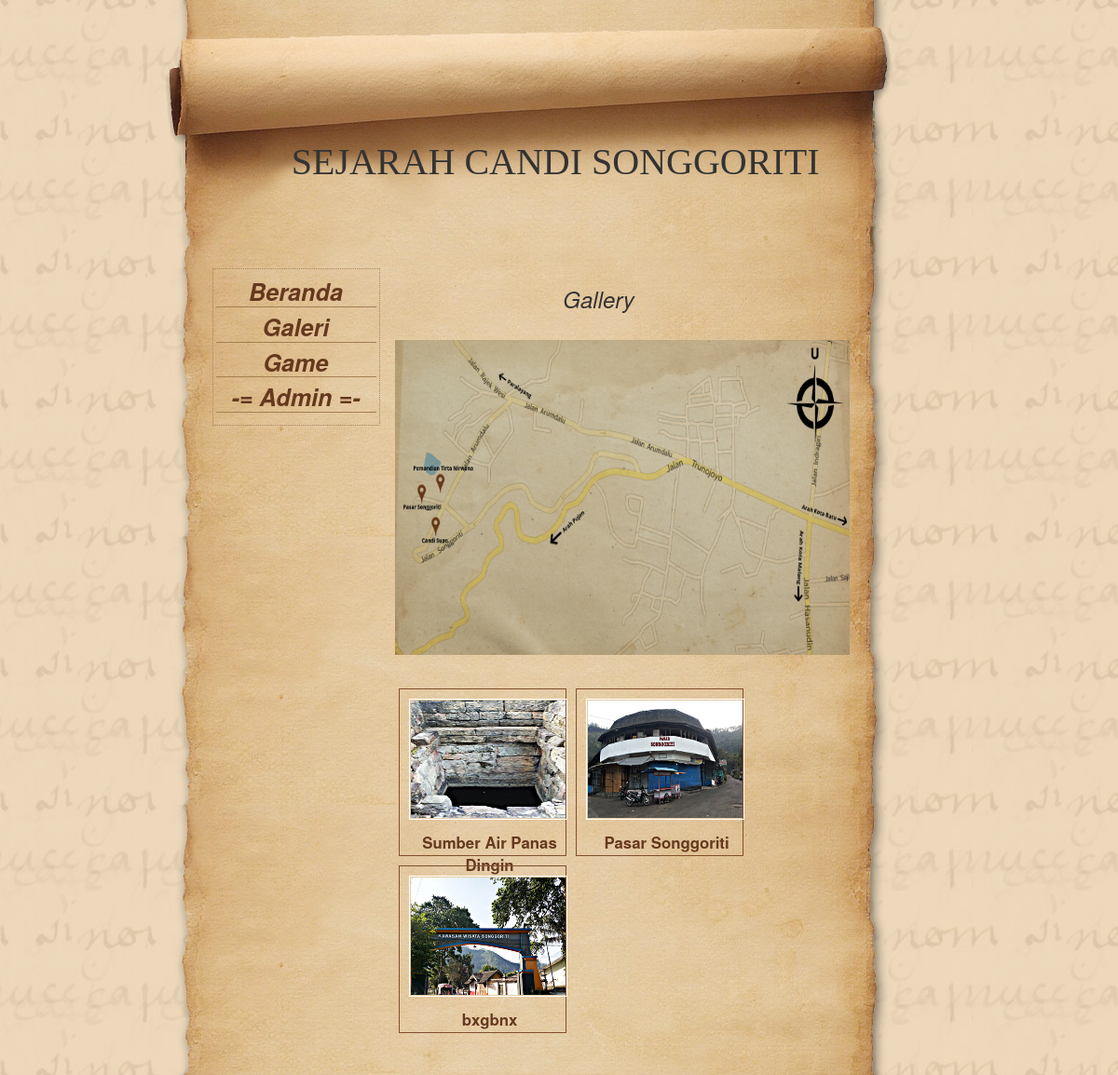
Screenshot of /index.php/home/gallery with the database file from the repository.
### tables this page shows
CREATE TABLE `gallery` (
  `id_photo` int(11) NOT NULL,
  `photo` varchar(200) NOT NULL,
  `description` varchar(30) NOT NULL
);

### application/controllers/Home.php (called while the page is built, shortened)
<?php
class Home extends CI_Controller
{
    public function gallery()
    {
        $data['list'] = $this->Gallery_model->get();
        $this->load->view('gallery',$data);
    }
}
?>

### index.php (called while the page is built, shortened)
<?php
require_once BASEPATH.'core/CodeIgniter.php';

### application/models/Gallery_model.php (called while the page is built, shortened)
<?php
class Gallery_model extends CI_Model
{
    public function get()
    { return $this->db->get('gallery')->result(); }
}
?>

### application/views/gallery.php (the view, shortened to what this page needs)
<?php include('header.php') ?>
    <div id="content">
        <h3>Gallery</h3>
        <p><a target="_blank" href="<?php echo base_url('assets/')?>images/Mapssupo.png">
        <img src="<?php echo base_url('assets/')?>images/Mapssupo.png" width="490" height="340"></a></p>
    <?php foreach ($list as $l) { ?>
    <div class="img">
        <a target="_blank" href="<?php echo base_url('assets/foto/'.$l->photo)?>">
            <img src="<?php echo base_url('assets/foto/'.$l->photo)?>" alt="Candi Supo" width="170" height="130">
        </a>
        <div class="desc" ><?php echo $l->description ?></div>
    </div>
    <?php } ?>
    </div>
    <div id="footer"></div>
</div>
</body>
</center>
</html>

### assets/css/style.css (style rules this page uses)
* { margin: 0; padding: 0; }
body { background-image: url(../images/body.jpg); font-family: Georgia, "Times New Roman", Times, serif; font-size: 62.5%; }
#content { padding-right: 180px; margin-left: 265px; }
#footer { padding: 20px; clear: both; }
p { padding-top: 20px; padding-bottom: 20px; color: #814F2C; font-size:16px; }
h3 { font-family:BlackChancery, sans-serif, serif; font-size: 1.8em; font-style: italic; color: #926B4A; text-align: center; }
a:link, a:visited, a:active { color: #666600 }
img { padding:1px; border:1px solid #814F2C; }
div.img { margin: 5px; padding: 5px; border: 1px solid #814F2C; height: 180; width: 180; float: left; text-align: center; }
div.img img { display: inline; margin: 5px; border: 1px solid #ffffff; }
div.desc { text-align: center; font-weight: bold; width: 170px; margin: 7px; color: #65391E; }

### rows the page displays
gallery: photo (picture), description "Sumber Air Panas Dingin"
gallery: photo (picture), description "Pasar Songgoriti"
gallery: photo (picture), description "bxgbnx"
